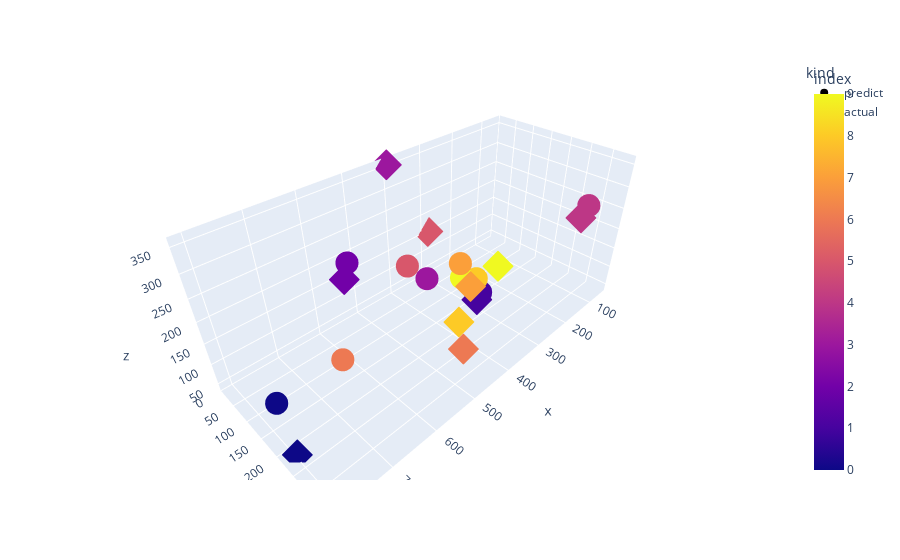

This figure's notebook cell:
### Code cell
import plotly.express as px
fig = px.scatter_3d(validation[0:20],x="x", y="y", z="z",color='index', symbol='kind')
fig.show()

### Figure 1 — Plotly figure (JSON) as saved in the notebook; plotly's stock layout.template omitted (floating-point values rounded to 4 significant figures)
{"data": [{"hovertemplate": "kind=predict<br>x=%{x}<br>y=%{y}<br>z=%{z}<br>index=%{marker.color}<extra></extra>", "legendgroup": "predict", "marker": {"color": [0, 1, 2, 3, 4, 5, 6, 7, 8, 9], "coloraxis": "coloraxis", "symbol": "circle"}, "mode": "markers", "name": "predict", "scene": "scene", "showlegend": true, "type": "scatter3d", "x": [771.7, 315.7, 549.4, 431.7, 58.88, 373.3, 681.3, 407.6, 319.1, 401.9], "y": [120.4, 199.5, 56.47, 154.1, 280.2, 29.84, 212.0, 220.1, 188.1, 219.3], "z": [54.25, 96.29, 217.0, 169.2, 239.9, 110.0, 163.1, 226.1, 128.5, 189.9]}, {"hovertemplate": "kind=actual<br>x=%{x}<br>y=%{y}<br>z=%{z}<br>index=%{marker.color}<extra></extra>", "legendgroup": "actual", "marker": {"color": [0, 1, 2, 3, 4, 5, 6, 7, 8, 9], "coloraxis": "coloraxis", "symbol": "diamond"}, "mode": "markers", "name": "actual", "scene": "scene", "showlegend": true, "type": "scatter3d", "x": [799.2, 354.4, 593.7, 400.9, 86.37, 288.8, 527.5, 415.8, 447.1, 390.3], "y": [226.7, 222.1, 110.1, 10.7, 281.4, 10.33, 340.2, 255.0, 256.9, 295.0], "z": [40.52, 110.8, 228.4, 357.6, 220.7, 157.5, 170.0, 195.3, 128.6, 248.4]}], "layout": {"autosize": true, "coloraxis": {"colorbar": {"title": {"text": "index"}}, "colorscale": [[0, "#0d0887"], [0.1111, "#46039f"], [0.2222, "#7201a8"], [0.3333, "#9c179e"], [0.4444, "#bd3786"], [0.5556, "#d8576b"], [0.6667, "#ed7953"], [0.7778, "#fb9f3a"], [0.8889, "#fdca26"], [1, "#f0f921"]]}, "legend": {"title": {"text": "kind"}, "tracegroupgap": 0}, "margin": {"t": 60}, "scene": {"aspectmode": "auto", "aspectratio": {"x": 1.737, "y": 0.7739, "z": 0.7439}, "domain": {"x": [0, 1], "y": [0, 1]}, "xaxis": {"title": {"text": "x"}, "type": "linear"}, "yaxis": {"title": {"text": "y"}, "type": "linear"}, "zaxis": {"title": {"text": "z"}, "type": "linear"}}}}
